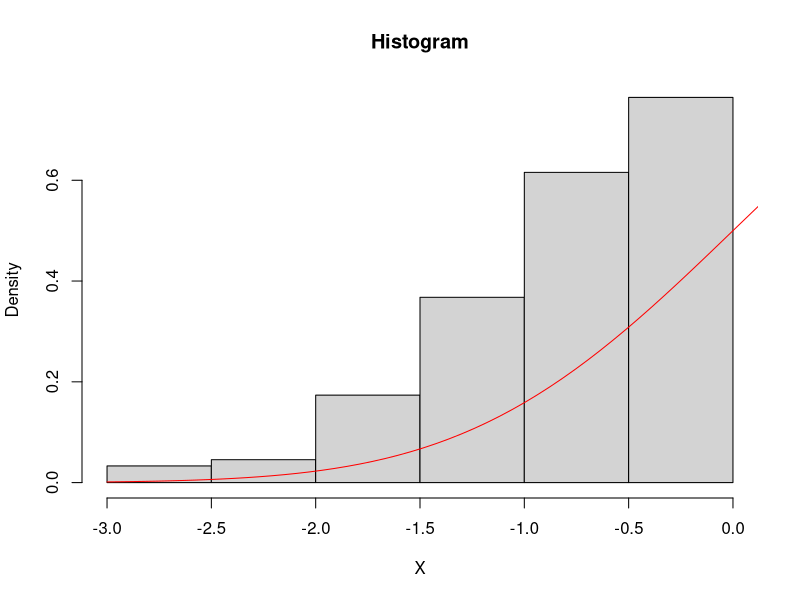
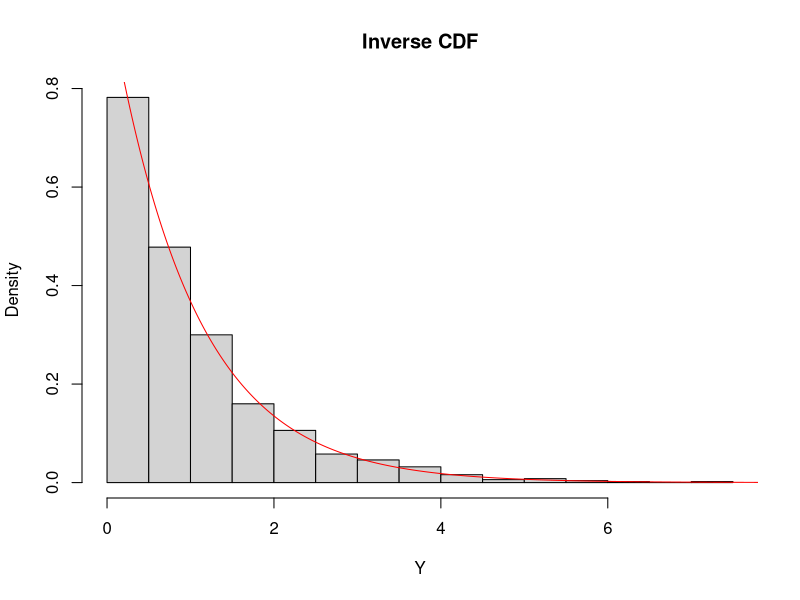

Reproduce these figures in R, in order.
## ---- chunk 1

n <- 1000
lambda <- 10
std.X.bar <- NULL
for(r in 1:1000){
  X <- rpois(n,lambda)
  std.X.bar[r] <- sqrt(n)*(mean(X)-lambda)/sqrt(lambda)
}
hist(std.X.bar[std.X.bar<=0],main="Histogram",xlab="X",freq=FALSE)
x<-seq(-3,3,length=100)
y<-pnorm(x)
lines(x,y,col="red")
## ---- chunk 2
sixToss <- function(num){
  x <- sample(1:6, size = 6*num, replace = TRUE)
  return(length(which(x==6)) >=num) 
}
## ---- chunk 3
outputA <- replicate(1000, sixToss(1))
sum(outputA)/length(outputA)

## ---- chunk 4
outputB <- replicate(1000, sixToss(2))
sum(outputB)/length(outputB)

## ---- chunk 5

outputC <- replicate(1000, sixToss(3))
sum(outputC)/length(outputC)

## ---- chunk 6
calculate_y_t<-function(n){
  alpha=1
  phi=0.3
  k=n
  y<-NULL
  y[1]=0
  
  for (t in 2:k){
    
    y[t]= alpha + phi * y[t-1] + rnorm(1)
    
  }
  return(y)
}

## ---- chunk 7
y_bar<-function(n){
 return((1/n) * sum(calculate_y_t(n)))
}
## ---- chunk 8
y_rho<-function(h,n){
  const<-y_bar(n)
  y_rho_value =0
  y_value = calculate_y_t(n)
  for (t in 1:(n-h)){
    y_rho_value= y_rho_value + ((y_value[t+h]-const) * (y_value[t]-const))
  }
  return(y_rho_value)
}
## ---- chunk 9
row_function<-function(h,n){
  return(y_rho(h,n)/y_rho(0,n))
}
## ---- chunk 10
formula_1<-function(h, n){
  variance=0
  for (l in 1:h-1){
    variance= variance + row_function(l,n) 
  }
  return ((1/n) * (1 + 2 *(variance)))
}
## ---- chunk 11
formula_2<-function(h,n){
  return(1/n * (n-h/n+2))
}
## ---- chunk 12
formula_1(1,100)
## ---- chunk 13
formula_2(1,100)
## ---- chunk 14
rho_hat <-NULL

variance_rho_hat<-function(h,n){
  for (i in 1:1000){
    rho_hat[i]=row_function(h,n)
  }
  return(var(rho_hat))
}
## ---- chunk 15
variance_rho_hat(1,100)-formula_1(1,100)
variance_rho_hat(1,100)-formula_2(1,100)

## ---- chunk 16

variance_rho_hat(5,100)-formula_1(5,100)
variance_rho_hat(5,100)-formula_2(5,100)


## ---- chunk 17
variance_rho_hat(10,100)-formula_1(10,100)
variance_rho_hat(10,100)-formula_2(10,100)

## ---- chunk 18
inverse_cdf<-function(n,lambda){
  for (i in 1:1000){
    U<- runif(n)
    Y <- -log(1-U)
  }
  hist(Y,main="Inverse CDF",freq = FALSE)
  x<-seq(0,8,length=2000)
  y<-dexp(x, rate=lambda)
  lines(x,y, col='red')
}

## ---- chunk 19

inverse_cdf(1000,1)
